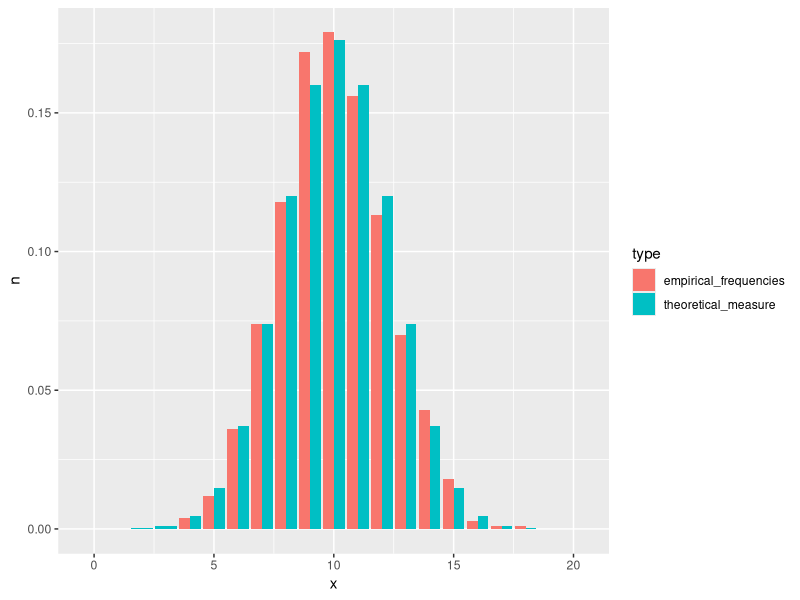
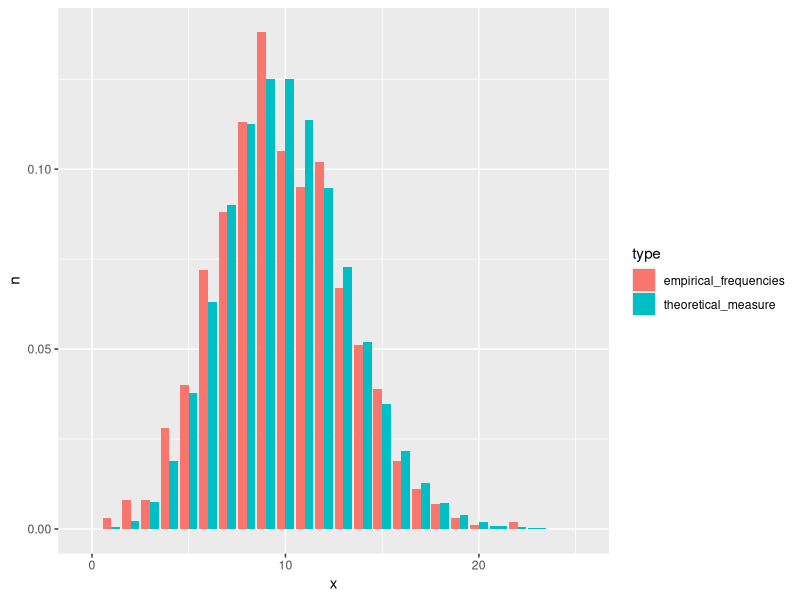
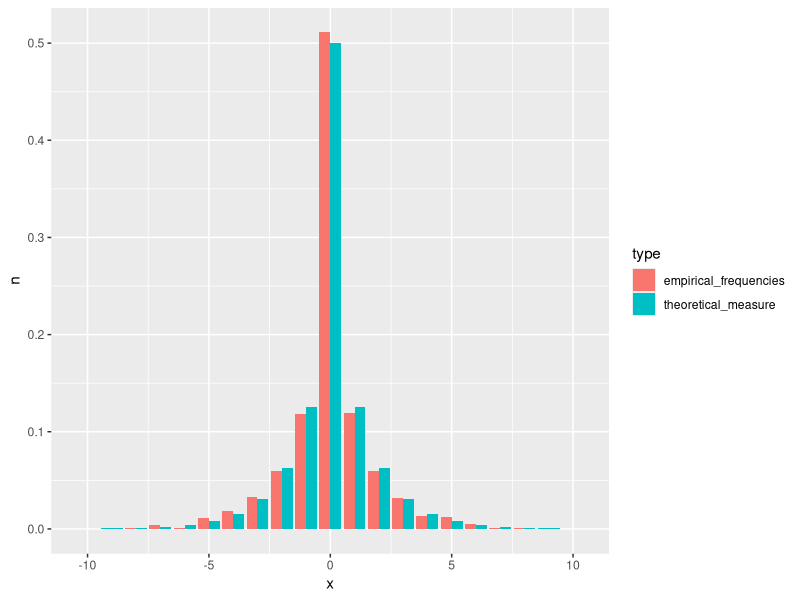
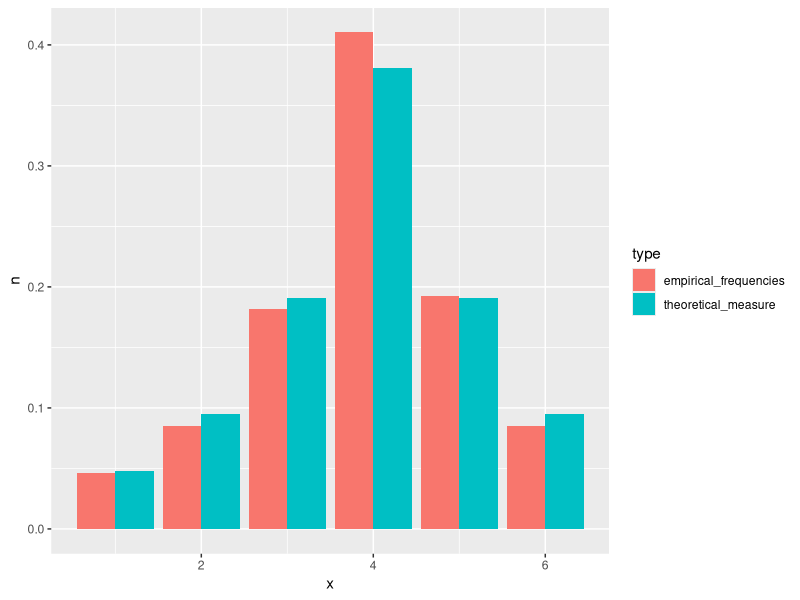

Write R code to recreate these figures, in order.
## ---- chunk 1
# togs <- TRUE
togs <- FALSE
## ---- chunk 2
set.seed(1)
cards <- 1:52
n     <- 10000
q4    <- vector(mode = "logical", length = n)
q2    <- vector(mode = "logical", length = n)
q2k2  <- vector(mode = "logical", length = n)
for (i in 1:n) {
  p1      <- sample(1:52, 26)
  q4[i]   <- sum(1:4 %in% p1) == 4
  q2[i]   <- sum(1:4 %in% p1) >= 2
  q2k2[i] <- (sum(1:4 %in% p1) >= 2) & (sum(5:8 %in% p1) >= 2)
}
sum(q4) / n
sum(q2) / n
sum(q2k2) / n
## ---- chunk 3
set.seed(1)
n      <- 10000
samps  <- sample(1:6, n, replace = TRUE)

# lower bound
lb     <- vector(mode = "logical", length = n)
A      <- c(1,2,3)
B      <- c(3,4,5,6)
for (i in 1:n) {
  lb[i] <- samps[i] %in% A & samps[i] %in% B
}
sum(lb) / n

# upper bound
ub     <- vector(mode = "logical", length = n)
A      <- c(1,2,3)
B      <- c(1,2,3,4)
for (i in 1:n) {
  ub[i] <- samps[i] %in% A & samps[i] %in% B
}
sum(ub) / n
## ---- chunk 4
set.seed(1)
n_samp <- 100000
n      <- 4
p      <- 0.6
conn_samp <- vector(mode = "logical", length = n_samp)
for (i in 1:n_samp) {
  tmp_mat                     <- matrix(data = 0, nrow = n, ncol = n)
  samp_conn                   <- sample(c(0,1), 
                                        choose(4,2), 
                                        replace = TRUE, 
                                        prob    = c(1 - p, p))
  tmp_mat[lower.tri(tmp_mat)] <- samp_conn
  tmp_mat[upper.tri(tmp_mat)] <- t(tmp_mat)[upper.tri(t(tmp_mat))]
  not_conn                    <- apply(tmp_mat, 1, sum)
  if (any(not_conn == 0)) {
    conn_samp[i] <- TRUE
  } else {
    conn_samp[i] <- FALSE
  }
}
sum(conn_samp) / n_samp
## ---- chunk 5
set.seed(1)
library(ggplot2)
library(dplyr)
bin_samp <- rbinom(n = 1000, size = 20, prob = 0.5)
bin_samp <- data.frame(x = bin_samp) %>%
  count(x) %>%
  mutate(n = n / 1000, type = "empirical_frequencies") %>%
  bind_rows(data.frame(x = 0:20, n = dbinom(0:20, size = 20, prob = 0.5), type = "theoretical_measure"))

bin_plot <- ggplot(data = bin_samp, aes(x = x, y = n, fill = type)) +
  geom_bar(stat="identity", position = "dodge")
plot(bin_plot)
## ---- chunk 6
set.seed(1)
pois_samp <- rpois(n = 1000, lambda = 10)
pois_samp <- data.frame(x = pois_samp) %>%
  count(x) %>%
  mutate(n = n / 1000, type = "empirical_frequencies") %>%
  bind_rows(data.frame(x = 0:25, n = dpois(0:25, lambda = 10), type = "theoretical_measure"))

pois_plot <- ggplot(data = pois_samp, aes(x = x, y = n, fill = type)) +
  geom_bar(stat="identity", position = "dodge")
plot(pois_plot)
## ---- chunk 7
n          <- 1000
geom_samps <- rgeom(n, prob = 0.5)
sign_samps <- sample(c(FALSE, TRUE), size = n, replace = TRUE)
geom_samps[sign_samps] <- -geom_samps[sign_samps]
my_pmf <- function (k, p) {
  indic         <- rep(1, length(k))
  indic[k == 0] <- 0
  return ((p * (1 - p)^(abs(k))) / 2^indic)
}
geom_samps <- data.frame(x = geom_samps) %>%
  count(x) %>%
  mutate(n = n / 1000, type = "empirical_frequencies") %>%
  bind_rows(data.frame(x = -10:10, n = my_pmf(-10:10, 0.5), type = "theoretical_measure"))

geom_plot <- ggplot(data = geom_samps, aes(x = x, y = n, fill = type)) +
  geom_bar(stat="identity", position = "dodge")
plot(geom_plot)


## ---- chunk 8
n          <- 10000
m <- 4
my_pmf <- function (k, m) {
  denom <- sum(0.5^abs(m - 1:6))
  return (0.5^abs(m - k) / denom)
}
samps <- c()
for (i in 1:n) {
  a <- sample(1:6, 1)
  a_val <- my_pmf(a, m)
  prob  <- runif(1)
  if (prob < a_val) {
    samps <- c(samps, a)
  }
}
samps <- data.frame(x = samps) %>%
  count(x) %>%
  mutate(n = n / length(samps), type = "empirical_frequencies") %>%
  bind_rows(data.frame(x = 1:6, n = my_pmf(1:6, m), type = "theoretical_measure"))

my_plot <- ggplot(data = samps, aes(x = x, y = n, fill = type)) +
  geom_bar(stat="identity", position = "dodge")
plot(my_plot)
